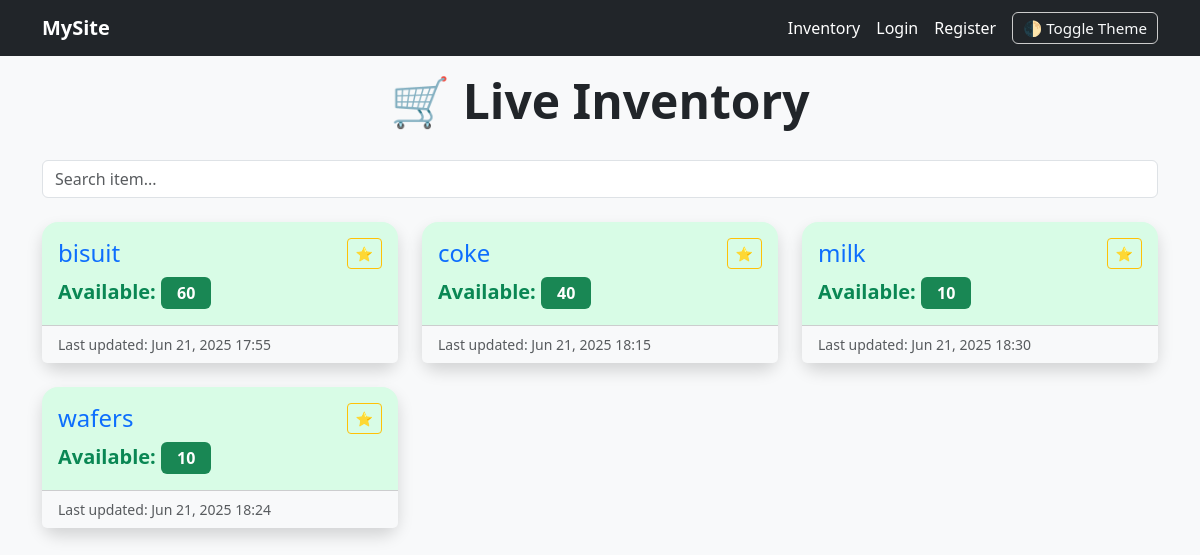
Before: /inventory with the older database file.
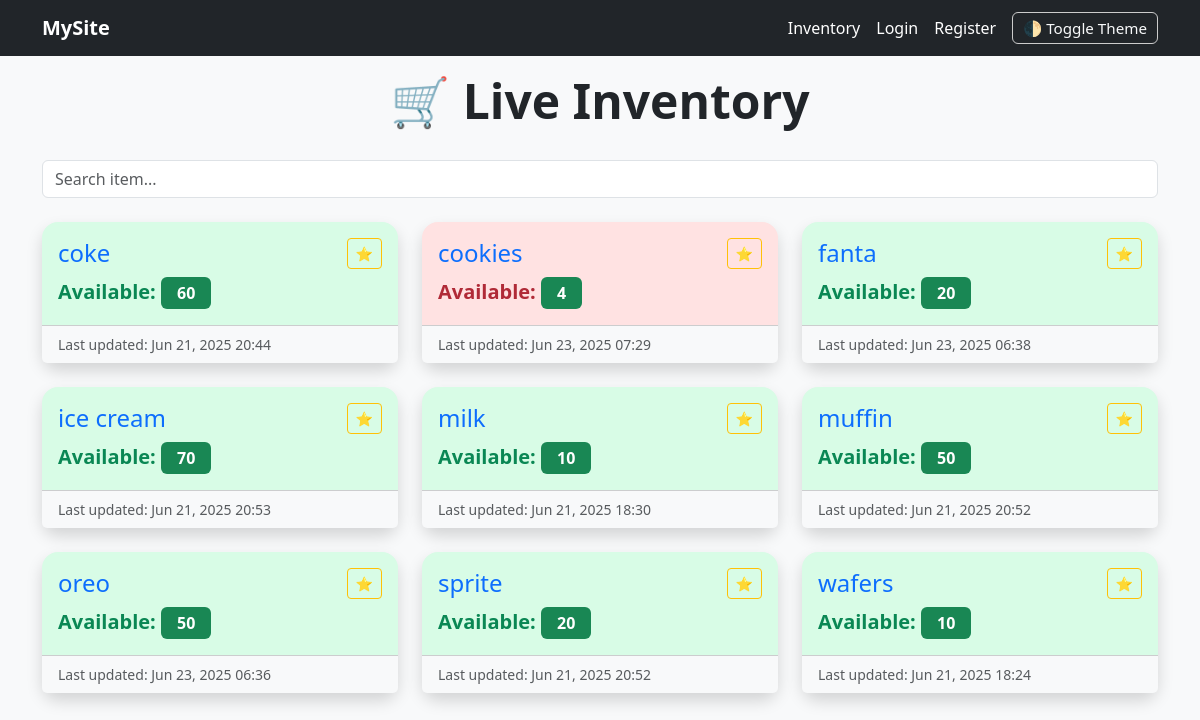
After: the same page with the newer database file.
### app/models.py (models this page shows, shortened)
class Item(db.Model):
    id = db.Column(db.Integer , primary_key=True)
    name = db.Column(db.String(100) , nullable=False)
    quantity = db.Column(db.Integer , nullable=False , default=0)
    last_updated = db.Column(db.DateTime , nullable=False , default=datetime.utcnow)

### app/route.py (the view, shortened to what this page needs)
@app.route("/inventory" , methods=['GET' , 'POST'])
def inventory():
    query = request.args.get('q', '').strip().lower()
    items = Item.query.order_by(Item.name).all()
    if query:
        items = [item for item in items if query in item.name.lower()]
    if request.headers.get("X-Requested-With") == "XMLHttpRequest":
        return render_template("inventory_results.html", items=items)
    return render_template('inventory.html' , items = items)

### app/templates/inventory.html (shortened to what this page needs)
{% extends "base.html" %}
{% block body %}
    <div class="container">
        <h1 class="inventory-header display-5 fw-bold">🛒 Live Inventory</h1>
        <form id="live-search-form" class="mb-4">
            <input type="text" name="q" id="search-box" class="form-control" placeholder="Search item...">
        </form>
        <div id="inventory-results">
            {% include 'inventory_results.html' %}
        </div>
    </div>
{% endblock %}

### app/templates/base.html (shortened to what this page needs)
<!DOCTYPE html>
<html lang="en">
<head>
    <link href="https://cdn.jsdelivr.net/npm/bootstrap@5.3.3/dist/css/bootstrap.min.css" rel="stylesheet" />
</head>
<body>
    <nav class="navbar navbar-light bg-dark">
        <div class="container d-flex justify-content-between align-items-center">
            <a class="navbar-brand fw-bold text-white" href="{{ url_for('home') }}">MySite</a>
            <div class="d-flex align-items-center gap-3">
                <ul class="navbar-nav flex-row gap-3 mb-0">
                    {% if current_user.is_authenticated %}
                        <li class="nav-item">
                            <a href="{{ url_for('inventory') }}" class="nav-link text-white">Inventory</a>
                        </li>
                        <li class="nav-item">
                            <a href="{{ url_for('account') }}" class="nav-link text-white">Account</a>
                        </li>
                    {% else %}
                        <li class="nav-item">
                            <a href="{{ url_for('inventory') }}" class="nav-link text-white">Inventory</a>
                        </li>
                        <li class="nav-item">
                            <a href="{{ url_for('login') }}" class="nav-link text-white">Login</a>
                        </li>
                        <li class="nav-item">
                            <a href="{{ url_for('register') }}" class="nav-link text-white">Register</a>
                        </li>
                    {% endif %}
                </ul>
                <button id="theme-toggle" class="btn btn-outline-light btn-sm">
                    🌓 Toggle Theme
                </button>
            </div>
        </div>
    </nav>
    {% block body %}{% endblock %}
</body>
</html>

### app/templates/inventory_results.html (shortened to what this page needs)
{% if items %}
    <div class="row row-cols-1 row-cols-md-2 row-cols-lg-3 g-4">
        {% for item in items %}
            <div class="col">
                <div class="card inventory-card shadow border-0 rounded-4 h-100
                {% if item.quantity < 5 %} low-stock {% else %} sufficient-stock {% endif %}">
                    <div class="card-body">
                        <h4 class="card-title text-primary d-flex justify-content-between align-items-center">
                            {{ item.name }}
                            {% if not current_user.is_admin %}
                                <button class="btn btn-outline-warning btn-sm" title="Star this item">⭐</button>
                            {% endif %}
                        </h4>
                        <p class="card-text fs-5">
                            <strong>Available:</strong>
                            <span class="badge bg-success px-3 py-2 fs-6">{{ item.quantity }}</span>
                        </p>
                    </div>
                    <div class="card-footer bg-light text-muted small">
                        Last updated: {{ item.last_updated.strftime('%b %d, %Y %H:%M') }}
                    </div>
                </div>
            </div>
        {% endfor %}
    </div>
{% else %}
    <div class="alert alert-warning text-center">
        No items match your search.
    </div>
{% endif %}

### app/templates/base.html (style rules this page uses)
body { background-color: #f8f9fa; color: #212529; font-family: 'Segoe UI', sans-serif; }
.card { background-color: #ffffff; color: #212529; border: 1px solid #dee2e6; border-radius: 12px; box-shadow: 0 2px 6px rgba(0, 0, 0, 0.05); }
.navbar, .btn, .form-control { transition: background-color 0.3s, color 0.3s, box-shadow 0.3s; }
.card-title, .card-text { font-weight: 500; }
#theme-toggle { font-size: 0.95rem; padding: 4px 10px; border-radius: 6px; background-color: transparent; border: 1px solid #ccc; cursor: pointer; }
.low-stock { background-color: #ffe2e2; border: 1px solid #cc0000; border-radius: 10px; }
.sufficient-stock { background-color: #d8fce6; border: 1px solid #00a65a; border-radius: 10px; }
.low-stock .card-title, .low-stock .card-text { color: #b02a37; }
.sufficient-stock .card-title, .sufficient-stock .card-text { color: #0a8754; }

### app/templates/inventory.html (style rules this page uses)
.inventory-header { text-align: center; margin-bottom: 30px; }
.inventory-card { transition: transform 0.2s; }

Changed rows visible on the page:
removed Item: name "bisuit", quantity "60", last_updated "Jun 21, 2025 17:55"
changed Item "coke": quantity "40" → "60"; last_updated "Jun 21, 2025 18:15" → "Jun 21, 2025 20:44"
added Item: name "cookies", quantity "4", last_updated "Jun 23, 2025 07:29"
added Item: name "fanta", quantity "20", last_updated "Jun 23, 2025 06:38"
added Item: name "ice cream", quantity "70", last_updated "Jun 21, 2025 20:53"
added Item: name "muffin", quantity "50", last_updated "Jun 21, 2025 20:52"
added Item: name "oreo", quantity "50", last_updated "Jun 23, 2025 06:36"
added Item: name "sprite", quantity "20", last_updated "Jun 21, 2025 20:52"
